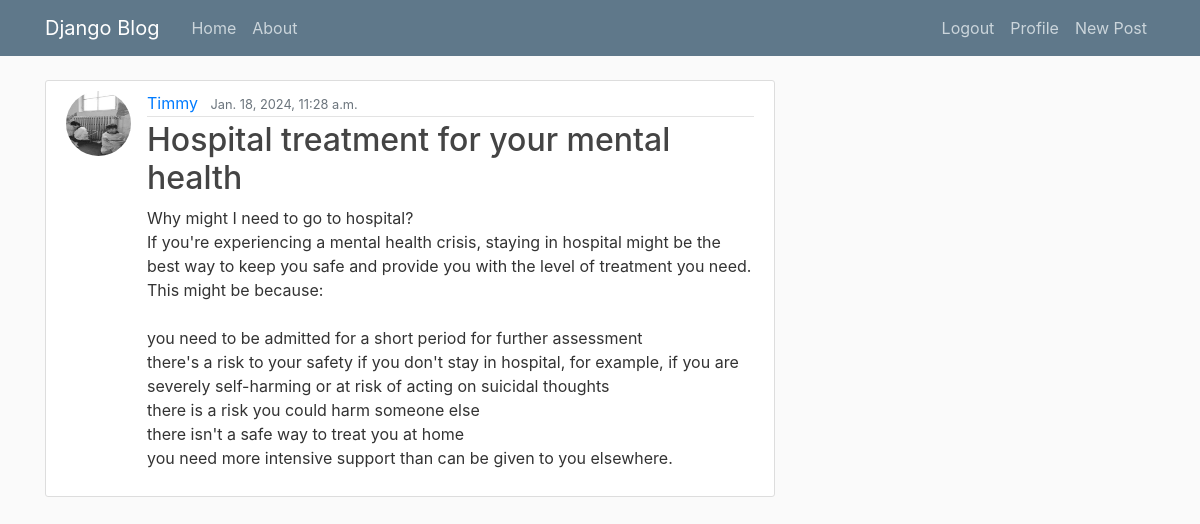
Page /post/11/ (signed in) on the committed database.
### blog/models.py (models this page shows, shortened)
class Post(models.Model):
    title = models.CharField(max_length=100)
    content = models.TextField()
    date_posted = models.DateTimeField(default=timezone.now)
    author = models.ForeignKey(User, on_delete=models.CASCADE)

### users/models.py (models this page shows, shortened)
class Profile(models.Model):
    user = models.OneToOneField(User, on_delete=models.CASCADE)
    img = models.ImageField(default="default.png", upload_to="profile_pics")
    about = models.TextField(default="test about")

### blog/views.py (the view)
# urls.py: path("post/<int:pk>/", views.PostPage.as_view(), name="blog-post"),
class PostPage(LoginRequiredMixin, DetailView):
    model = Post
    template_name = "blog/post_page.html"
    def get(self,request, *args, **kwargs):
        pk = self.kwargs.get('pk')
        context = {
            "title":"Post page",
            "post":self.model.objects.get(pk=pk)
        }
        return render(request, self.template_name, context)

### blog/templates/blog/post_page.html (shortened to what this page needs)
{% extends "blog/base.html" %}
{% block content %}
    <article class="media content-section">
        <img class="rounded-circle article-img" src="{{ post.author.profile.img.url }}">
        <div class="media-body">
            <div class="article-metadata">
            <a class="mr-2" href="{% url 'blog-post-user' post.author.username %}">{{ post.author }}</a>
            <small class="text-muted">{{ post.date_posted }}</small>
            </div>
            <h2 class="article-title">{{ post.title }}</h2>
            <p class="article-content">{{ post.content }}</p>
        </div>
    </article>
{% endblock %}

### blog/static/blog/css/main.css (style rules this page uses)
body { background: #fafafa; color: #333333; margin-top: 5rem; }
h1, h2, h3, h4, h5, h6 { color: #444444; }
.content-section { background: #ffffff; padding: 10px 20px; border: 1px solid #dddddd; border-radius: 3px; margin-bottom: 20px; }
.article-title { color: #444444; }
.article-content { white-space: pre-line; }
.article-img { height: 65px; width: 65px; margin-right: 16px; }
.article-metadata { padding-bottom: 1px; margin-bottom: 4px; border-bottom: 1px solid #e3e3e3 }

### rows in the picture
Post: author.profile.img (picture), author "Timmy", date_posted "Jan. 18, 2024, 11:28 a.m.", title "Hospital treatment for your mental health", content "Why might I need to go to hospital? If you're experiencing a mental health crisis, staying in hospital might be the best way to keep you safe and provide you with the level of treatment you need. This might be because: you need to be admitted for a short period for further assessment there's a risk to your safety if you don't stay in hospital, for example, if you are severely self-harming or at risk of acting on suicidal thoughts there is a risk you could harm someone else there isn't a safe way to treat you at home you need more intensive support than can be given to you elsewhere."
